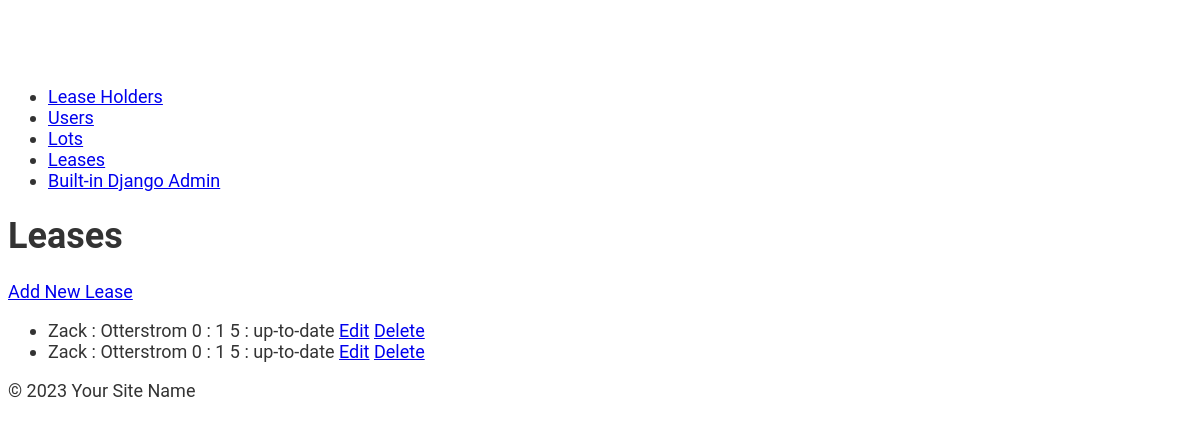
Screenshot of /leases_back/ (signed in) with the database file from the repository.
### lots/models.py (models this page shows, shortened)
class Lease(models.Model):
    UP_TO_DATE = 'up-to-date'
    LATE = 'late'
    DELINQUENT = 'delinquent'
    PAYMENT_STATUS_CHOICES = [
        (UP_TO_DATE, 'Up to date'),
        (LATE, 'Late'),
        (DELINQUENT, 'Delinquent'),
    ]
    lot = models.ForeignKey(Lot, on_delete=models.CASCADE, help_text="The lot associated with the lease")
    lease_holder = models.ForeignKey(LeaseHolder, on_delete=models.PROTECT,
                                     help_text="The lease holder associated with this lease")
    last_payment_date = models.DateField(null=True, blank=True, help_text="Date of the most recent payment")
    last_payment_date_id = models.ForeignKey('Payment', on_delete=models.SET_NULL, null=True, blank=True,
                                             related_name='last_payment_for_lease',
                                             help_text="ID of the most recent payment")
    monthly_rental_amount = models.IntegerField(help_text="Monthly rental amount for the lease")
    due_date = models.PositiveSmallIntegerField(validators=[MaxValueValidator(30)],
                                                help_text="Due date for monthly payments")
    grace_period = models.PositiveSmallIntegerField(validators=[MaxValueValidator(30)],
                                                    help_text="Grace period allowed after the due date")
    lease_agreement_path = models.FileField(upload_to='lease_agreements/',
                                            help_text="File path to the lease agreement document")
    lot_image_path = models.FileField(upload_to='images/', help_text="File path to the image of the lot")
    payment_status = models.CharField(
        max_length=20,
        choices=PAYMENT_STATUS_CHOICES,
        default=LATE,
        help_text="Current payment status of the lease"
    )
    def __str__(self):
        return (f"{self.lease_holder}\n"
                f"{self.monthly_rental_amount} : {self.due_date}\n"
                f"{self.grace_period} : {self.payment_status}\n")  # add later?

class LeaseHolder(models.Model):
    lease_holder_first_name = models.CharField(max_length=200, help_text="First name of the lease holder")
    lease_holder_last_name = models.CharField(max_length=200, help_text="Last name of the lease holder")
    lease_holder_address = models.CharField(max_length=200, help_text="Address of the lease holder")
    email = models.CharField(max_length=200, help_text="Email address of the lease holder")
    phone = models.CharField(max_length=200, help_text="Phone number of the lease holder")
    def __str__(self):
        return f"{self.lease_holder_first_name} : {self.lease_holder_last_name}\n"

### lots/views.py (the view)
# urls.py: path('leases_back/', lease_back_list, name='lease_back_list'),
@login_required
@user_passes_test(is_staff_or_admin)
def lease_back_list(request):
    leases = Lease.objects.all()
    return render(request, 'lots/lease_back_list.html', {'leases': leases})

### lots/views.py (called while the page is built)
def is_staff_or_admin(user):
    return user.is_staff or user.is_superuser

### lots/templates/lots/lease_back_list.html
{% extends 'lots/base.html' %}
{% block content %}
<body>
    <h1>Leases</h1>
    <a href="{% url 'lease_create' %}">Add New Lease</a>
    <ul>
        {% for lease in leases %}
        <li>
            {{ lease }}
            <a href="{% url 'lease_update' lease.pk %}">Edit</a>
            <a href="{% url 'delete_lease_back' lease.pk %}">Delete</a>
        </li>
        {% endfor %}
    </ul>
</body>
{% endblock %}

### lots/static/lots/style.css (style rules this page uses)
body { font-family: 'Roboto', sans-serif; font-size: 18px; color: #333; padding-top: 60px; }
h1, h2, h3, h4, h5, h6 { font-weight: 700; }

### rows the page displays
Lease: lease_holder+monthly_rental_amount+due_date "Zack : Otterstrom 0 : 1 5 : up-to-date"
Lease: lease_holder+monthly_rental_amount+due_date "Zack : Otterstrom 0 : 1 5 : up-to-date"
